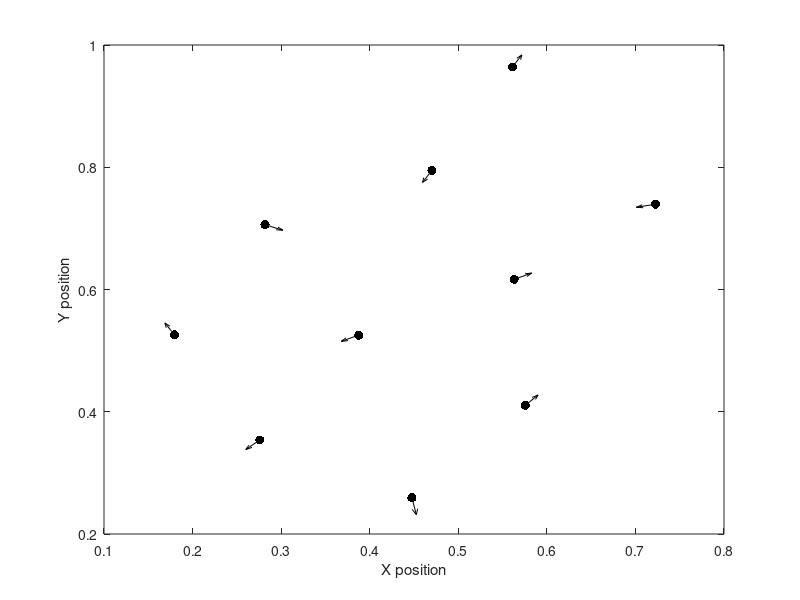

Write the MATLAB code that produced this figure.
%% Flocks with nearest neighbours
%function fi = couzin(N, T, w, p, a, rho, plotornot)
N = 10;
T = 100;
w = 1;
p = 0.1;
a = 0.2;
rho = 0.5;
plotornot = 1;

%{ 
	N - Number of individuals
	T - Number of timesteps
	w - Weight of influence of preferred direction
	p - Proportion of indiviuals with knowledge of preferred direction
	a - Minimum distance between particles
%}
%Set up movie

if plotornot
	fig=figure;
end
dt = 1/T; % time step
s = 0.5; % constant speed
L=20; %L is the size of the domain on which the particles can move

c=zeros(2,N,T+1); % Position of all individuals at all timesteps
v=zeros(2,N,T+1); % Direction vector of all individuals at all timesteps
d=zeros(2,N,T+1); % Desired direction of all individuals at all timesteps
g=zeros(2,N,T+1); % Preferred direction of all individuals at all timesteps
cDiff = zeros(2,N,N);
c(:,:,1) = rand(2,N); % Random initial position
v(:,:,1) = rand(2,N); % Random initial direction


% T(i,j) gives the angle with the x axis of the direction of motion of the ith
% particle at time j
%T=zeros(N,J+1);
%T(:,1)=2*pi*rand(N,1); %define initial direction of all particles
%fi = zeros(1,J+1);
%fi(1) = abs(1/N*sqrt(sum(cos(T(:,1)))^2+sum(sin(T(:,1)))^2)); % Global alignment

sigma = 0.01;
% Use normrnd(0, sigma) for random angle

%For all time steps
for t=1:T
	
	D = squareform(pdist(c(:,:,t)'),'tomatrix');
	for i = 1:N
		for j = 1:N
			cDiff(:,i,j) = c(:,i,t)-c(:,j,t);
		end
	end
	for i = 1:N
		% Find particles that are too close
		tooCloseIdx = find(D(i,:)<a);
		tooCloseIdx(tooCloseIdx==i) = []; % Do not count itself
		closeEnoughIdx = find(D(i,:)<rho);
		%closeEnoughIdx(closeEnoughIdx==i) = [];
		% Calculate desired direction
		if tooCloseIdx
			d(1,i,t) = -sum(cDiff(1,tooCloseIdx,i)./D(i,tooCloseIdx));
			d(2,i,t) = -sum(cDiff(2,tooCloseIdx,i)./D(i,tooCloseIdx));
		elseif closeEnoughIdx
			norms = arrayfun(@(idx) norm(v(:,idx,t)), 1:size(v(:,closeEnoughIdx,t),2));
			d(1,i,t) = sum(cDiff(1,closeEnoughIdx(closeEnoughIdx~=i),i)./D(i,closeEnoughIdx(closeEnoughIdx~=i))) + ...
				sum(v(1,closeEnoughIdx,t)./norms);
			d(2,i,t) = sum(cDiff(2,closeEnoughIdx(closeEnoughIdx~=i),i)./D(i,closeEnoughIdx(closeEnoughIdx~=i))) + ...
				sum(v(2,closeEnoughIdx,t)./norms);
			norms = arrayfun(@(idx) norm(d(:,idx,t)), 1:size(d(:,:,2),2));
			d(:,:,t)=d(:,:,t)./[norms; norms]; % Normalize
		end
	end
	
	v(:,:,t+1) = s*d(:,:,t);
	c(:,:,t+1) = c(:,:,t) + dt*v(:,:,t+1);
	
	if plotornot
		qscale = 1;
		quiver(c(1,:,t),c(2,:,t),d(1,:,t)*qscale,d(2,:,t)*qscale,...
			'AutoScaleFactor',0.1,'Marker','.','Markersize',20,'Color','k');
% 		plot([x(i,j), x(i,j+1)] ,[y(i,j),y(i,j+1)],'k-','markersize',4) %plots the first half of the particles in black
% 		axis([0 L 0 L]);
% 		hold on
% 		plot(x(i,j+1) ,y(i,j+1),'k.','markersize',10)
		xlabel('X position')
		ylabel('Y position')
		drawnow
		pause(0.1)
	end
% 	
% 	%For each particle
% 	for i=1:N
% 		%finds how many particles are in the interaction radius of each
% 		%particle
% % 		xDiff(:,1) = x(i,j)-x(:,j);
% % 		xDiff(:,2) = x(i,j)-x(:,j)-L;
% % 		xDiff(:,3) = x(i,j)-x(:,j)+L;
% % 		
% % 		yDiff(:,1) = y(i,j)-y(:,j);
% % 		yDiff(:,2) = y(i,j)-y(:,j)-L;
% % 		yDiff(:,3) = y(i,j)-y(:,j)+L;
% % 		
% % 		for xIdx = 1:size(xDiff,2)
% % 			for yIdx = 1:size(yDiff,2)
% % 				A(:,(yIdx-1)*3+xIdx) = ((xDiff(:,xIdx)).^2+(yDiff(:,yIdx)).^2).^0.5;
% % 			end
% % 		end
% 
% 		D = min(A,[],2); % Calculate smallest distance to particle i
% 		[sortedD, sortedIdxD] = sort(D);
% 		nNearestIdx = sortedIdxD(1:n+1); % 1 is the particle itself.
% 		
% 		% Get those particles that are too near particle i
% 		tooNear = ((sortedD(2:end) < sep)).*sortedIdxD(2:end);
% 		tooNear(tooNear==0)=[];
% 		
% 		repDirX = 0;
% 		repDirY = 0;
% 		% Calculate the repulsion term and weight it with 1/d^2
% 		if(useRepulsion && ~isempty(tooNear))
% 			diffX = min(xDiff(tooNear),[],2);
% 			diffY = min(yDiff(tooNear),[],2);
% 			vLen = (diffX.^2+diffY.^2).^0.5;
% 			diffX = diffX./vLen./D(tooNear).^2;
% 			diffY = diffY./vLen./D(tooNear).^2;
% 			repDirX = sum(diffX);
% 			repDirY = sum(diffY);
% 			repDirX = repDirX./length(tooNear);
% 			repDirY = repDirY./length(tooNear);
% 		end
% 		
% 		sc=(alpha)*sum(cos(T(nNearestIdx,j)))/(n+1) + (1-alpha)*repDirX;
% 		ss=(alpha)*sum(sin(T(nNearestIdx,j)))/(n+1) + (1-alpha)*repDirY;
% 		S=atan2(ss,sc);
% 		
% 		
% 		T(i,j+1)=S+e*(rand-0.5); %adds noise to the measured angle
% 		x(i,j+1)=x(i,j)+v*cos(T(i,j+1)); %updates the particles' x-coordinates
% 		y(i,j+1)=y(i,j)+v*sin(T(i,j+1)); %updates the particles' y coordinates
% 		% Jumps from the right of the box to the left or vice versa
% 		x(i,j+1)=mod(x(i,j+1),L);
% 		%Jumps from the top of the box to the bottom or vice versa
% 		y(i,j+1)=mod(y(i,j+1),L);
% 		%Plot particles
% 		if makemovie
% 			if abs(x(i,j)-x(i,j+1))<v & abs(y(i,j)-y(i,j+1))<v
% 				plot([x(i,j), x(i,j+1)] ,[y(i,j),y(i,j+1)],'k-','markersize',4) %plots the first half of the particles in black
% 				axis([0 L 0 L]);
% 				hold on
% 				plot(x(i,j+1) ,y(i,j+1),'k.','markersize',10)
% 				xlabel('X position')
% 				ylabel('Y position')
% 			end
% 		end
% 	end
% 	
% 	fi(j+1) = abs(1/N*sqrt(sum(cos(T(:,j+1)))^2+sum(sin(T(:,j+1)))^2)); % Global alignment
% 	if makemovie
% 		hold off
% 		M(j)=getframe; %makes a movie fram from the plot
% 		%movien = addframe(movien,M(j)); %adds this movie fram to the movie
% 	end
	
end


%movien = close(movien); %finishes the movie



